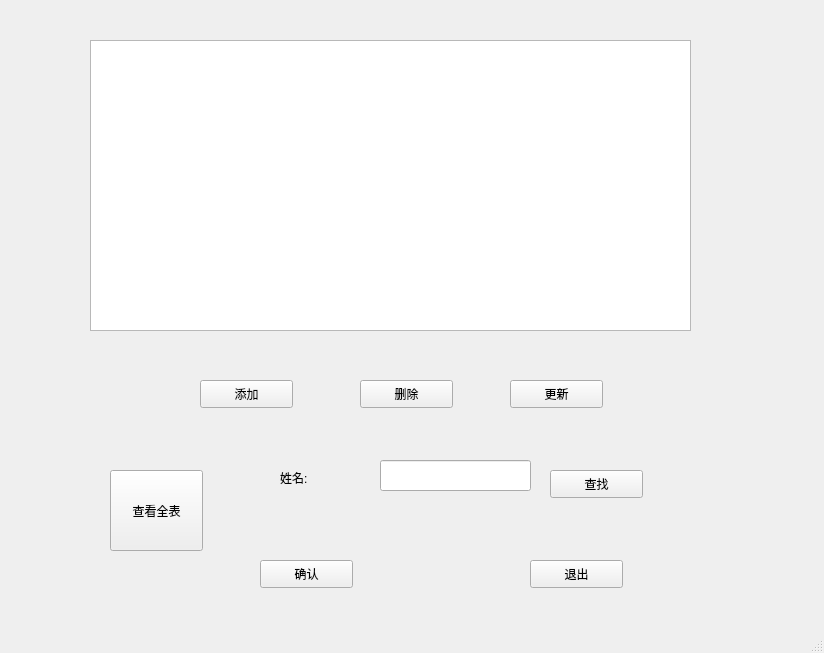
<?xml version="1.0" encoding="UTF-8"?>
<ui version="4.0">
 <class>MainWindow</class>
 <widget class="QMainWindow" name="MainWindow">
  <property name="geometry">
   <rect>
    <x>0</x>
    <y>0</y>
    <width>824</width>
    <height>653</height>
   </rect>
  </property>
  <property name="windowTitle">
   <string>MainWindow</string>
  </property>
  <widget class="QWidget" name="centralwidget">
   <widget class="QTableView" name="tableView">
    <property name="geometry">
     <rect>
      <x>90</x>
      <y>40</y>
      <width>601</width>
      <height>291</height>
     </rect>
    </property>
   </widget>
   <widget class="QPushButton" name="add">
    <property name="geometry">
     <rect>
      <x>200</x>
      <y>380</y>
      <width>93</width>
      <height>28</height>
     </rect>
    </property>
    <property name="text">
     <string>添加</string>
    </property>
   </widget>
   <widget class="QPushButton" name="delete_2">
    <property name="geometry">
     <rect>
      <x>360</x>
      <y>380</y>
      <width>93</width>
      <height>28</height>
     </rect>
    </property>
    <property name="text">
     <string>删除</string>
    </property>
   </widget>
   <widget class="QPushButton" name="sure">
    <property name="geometry">
     <rect>
      <x>260</x>
      <y>560</y>
      <width>93</width>
      <height>28</height>
     </rect>
    </property>
    <property name="text">
     <string>确认</string>
    </property>
   </widget>
   <widget class="QPushButton" name="cancel">
    <property name="geometry">
     <rect>
      <x>530</x>
      <y>560</y>
      <width>93</width>
      <height>28</height>
     </rect>
    </property>
    <property name="text">
     <string>退出</string>
    </property>
   </widget>
   <widget class="QPushButton" name="find">
    <property name="geometry">
     <rect>
      <x>550</x>
      <y>470</y>
      <width>93</width>
      <height>28</height>
     </rect>
    </property>
    <property name="text">
     <string>查找</string>
    </property>
   </widget>
   <widget class="QLabel" name="label_2">
    <property name="geometry">
     <rect>
      <x>280</x>
      <y>470</y>
      <width>72</width>
      <height>15</height>
     </rect>
    </property>
    <property name="text">
     <string>姓名:</string>
    </property>
   </widget>
   <widget class="QLineEdit" name="NameEdit">
    <property name="geometry">
     <rect>
      <x>380</x>
      <y>460</y>
      <width>151</width>
      <height>31</height>
     </rect>
    </property>
    <property name="text">
     <string/>
    </property>
   </widget>
   <widget class="QPushButton" name="Update">
    <property name="geometry">
     <rect>
      <x>510</x>
      <y>380</y>
      <width>93</width>
      <height>28</height>
     </rect>
    </property>
    <property name="text">
     <string>更新</string>
    </property>
   </widget>
   <widget class="QPushButton" name="Sel">
    <property name="geometry">
     <rect>
      <x>110</x>
      <y>470</y>
      <width>93</width>
      <height>81</height>
     </rect>
    </property>
    <property name="text">
     <string>查看全表</string>
    </property>
   </widget>
  </widget>
  <widget class="QMenuBar" name="menubar">
   <property name="geometry">
    <rect>
     <x>0</x>
     <y>0</y>
     <width>824</width>
     <height>26</height>
    </rect>
   </property>
  </widget>
  <widget class="QStatusBar" name="statusbar"/>
 </widget>
 <resources/>
 <connections/>
</ui>
